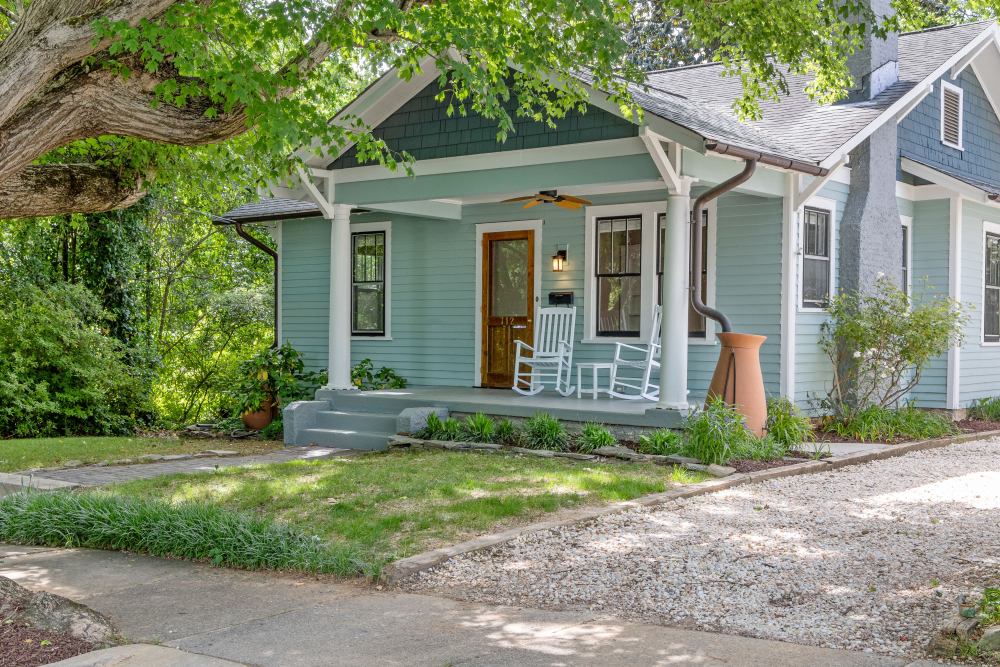
#> input picture 2026-10-20-neighborhood-wesley-heights/build/src/p24245769.jpg, 4000 x 2667 px (shown at 1/4 size)
$ python prep_photos.py
#> lines starting #> are read from the running program, lines starting #| are printed output that depends on the picture
# Wesley Heights photo prep, Oct 20 2026. Full-res originals in src/ (Pexels originals; Wikimedia Commons originals or 3840px renders), resized DOWN only
# to a 1080x1350 cover crop, then graded: clean-white autocontrast blend 0.5, slight warmth, +4% contrast, UnsharpMask(1.0,70,2).
from PIL import Image, ImageEnhance, ImageFilter, ImageOps
M={1:("src/p24245769.jpg",.42,.5),2:("src/p12119561.jpg",.5,.5),3:("src/p5587932.jpg",.3,.5),4:("src/p40265537.jpg",0.85,0.5),
   5:("src/p14388869.jpg",1.0,.45),6:("src/p5071177.jpg",.5,.5),7:("src/wm-Wesley_Heights_01.jpg",.56,.5),8:("src/p36896236.jpg",.5,.5),
   9:("src/p6422929.jpg",.62,.5),10:("src/p5502227.jpg",.45,.5)}
LIFT={}
POP={}
ZOOM={5:1.22}
import os
for i,(f,x,y) in M.items():
    if not os.path.exists(f): print(i,"missing",f); continue
    im=ImageOps.exif_transpose(Image.open(f)).convert("RGB"); r=max(1080/im.width,1350/im.height)*ZOOM.get(i,1); assert r<1, (f,im.size)
#> further down, im is the input picture: PIL image 4000x2667 RGB; mean R, G, B 128.1, 136.9, 109.7
#> after `r = max(1080 / im.width, 1350 / im.height) * ZOOM.get(i, 1)`: r = 0.506
    im=im.resize((round(im.width*r),round(im.height*r)),Image.LANCZOS); l=int((im.width-1080)*x); t=int((im.height-1350)*y); im=im.crop((l,t,l+1080,t+1350))
#> after `l = int((im.width - 1080) * x)`: l = 396
#> after `t = int((im.height - 1350) * y)`: t = 0
#> after `im = im.crop((l, t, l + 1080, t + 1350))`:
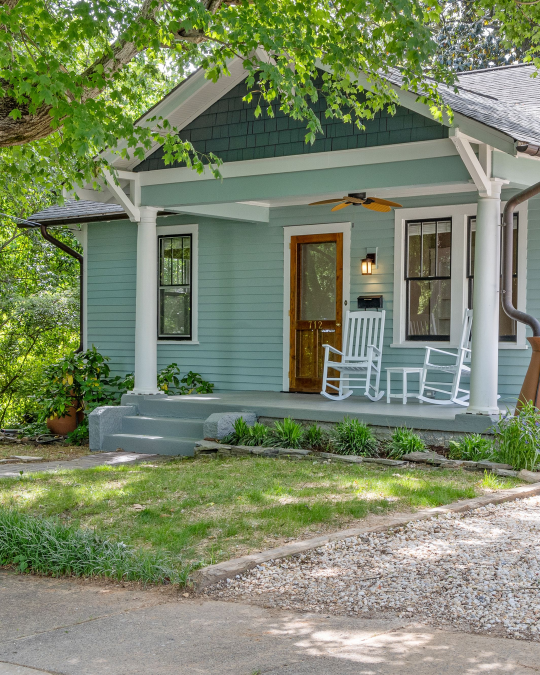
#> im: PIL image 1080x1350 RGB (shown at 1/2 size); mean R, G, B 122.8, 134.2, 104.6
    im=Image.blend(im,ImageOps.autocontrast(im,cutoff=0.3),0.5)
    R,G,B=im.split(); R=R.point(lambda v:min(255,int(v*1.015+1))); B=B.point(lambda v:int(v*0.985)); im=Image.merge("RGB",(R,G,B))
#> after `R, G, B = im.split()`:
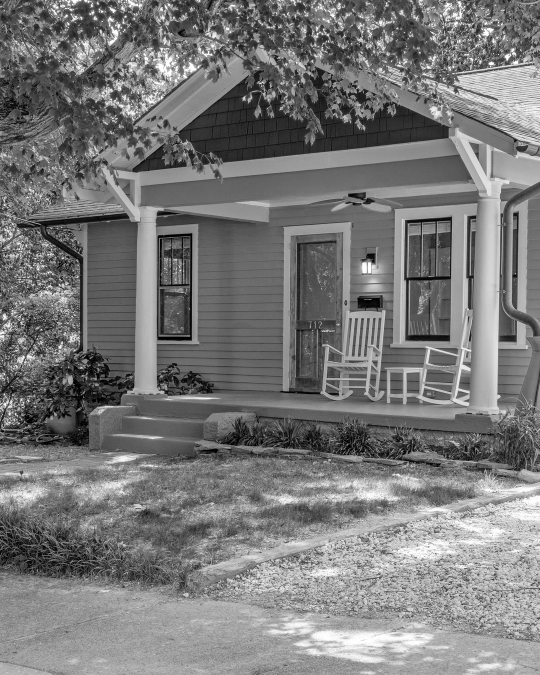
#> R: PIL image 1080x1350 L (shown at 1/2 size); min 0, max 255, mean 121.2
#> after `R, G, B = im.split()`:
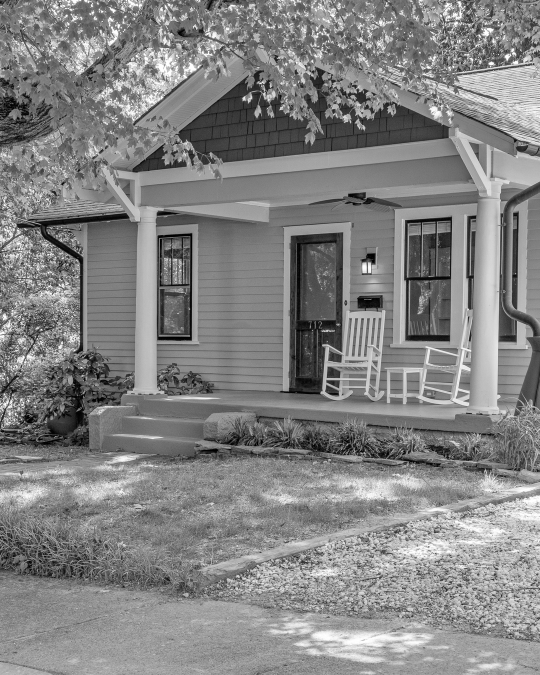
#> G: PIL image 1080x1350 L (shown at 1/2 size); min 0, max 255, mean 131.5
#> after `R, G, B = im.split()`:
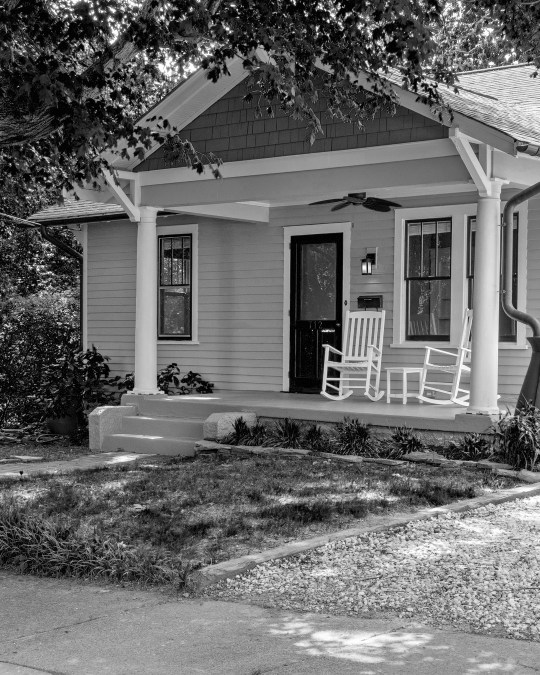
#> B: PIL image 1080x1350 L (shown at 1/2 size); min 0, max 255, mean 105.4
    im=ImageEnhance.Contrast(im).enhance(1.04); im=im.filter(ImageFilter.UnsharpMask(1.0,70,2))
    if i in POP: im=ImageEnhance.Color(ImageEnhance.Contrast(im).enhance(POP[i][0])).enhance(POP[i][1])
    if i in LIFT: im=im.point(lambda v:int(255*(v/255)**(1/LIFT[i])))
    im.save(f"img/{i:02d}.jpg",quality=95)
    print(i,f,"ok")
#> pass 2 of the loop `for i,(f,x,y) in M.items():`:
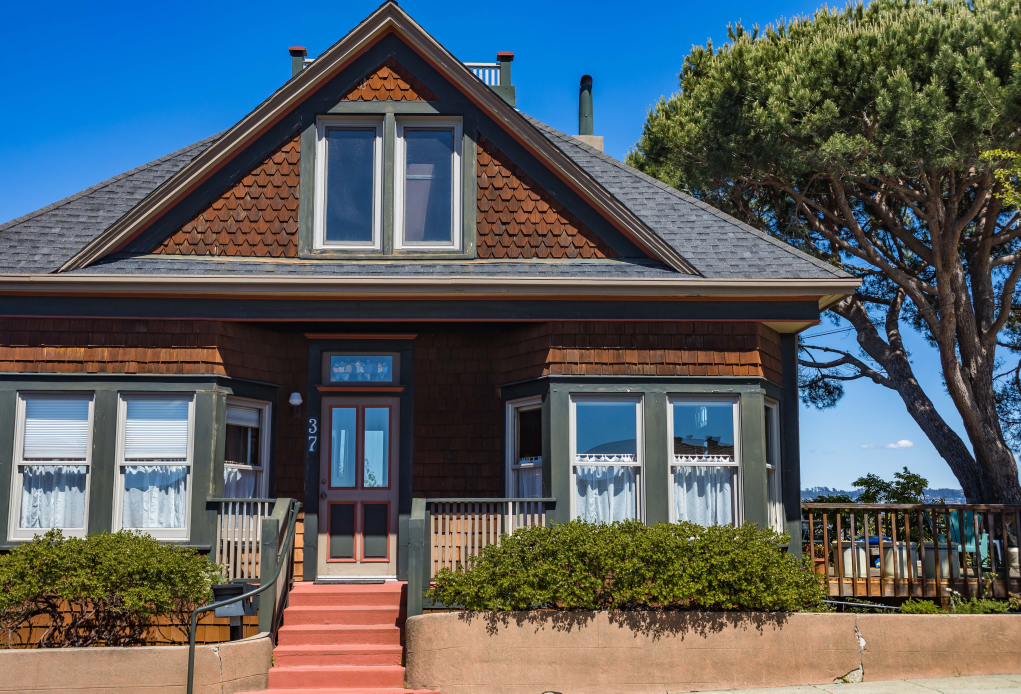
#> input picture 2026-10-20-neighborhood-wesley-heights/build/src/p12119561.jpg, 6125 x 4160 px (shown at 1/6 size)
#> im is the input picture: PIL image 6125x4160 RGB; mean R, G, B 86.6, 94.3, 97.8
#> `im = im.crop((l, t, l + 1080, t + 1350))`:
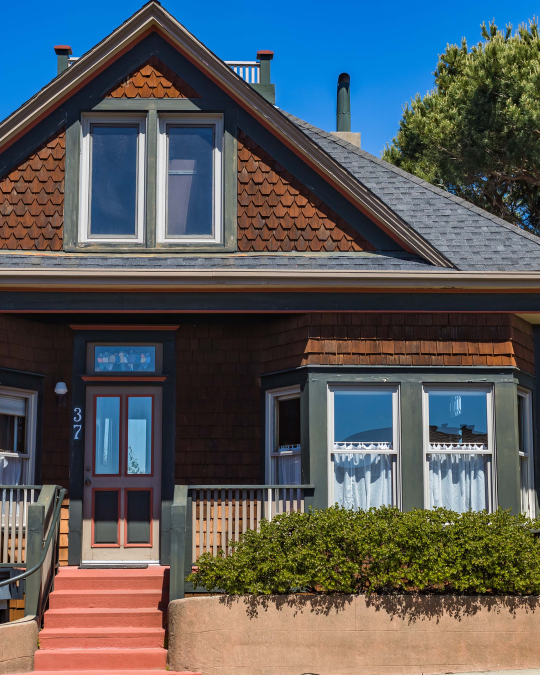
#> im: PIL image 1080x1350 RGB (shown at 1/2 size); mean R, G, B 86.6, 90, 92.2
#> `R, G, B = im.split()`:
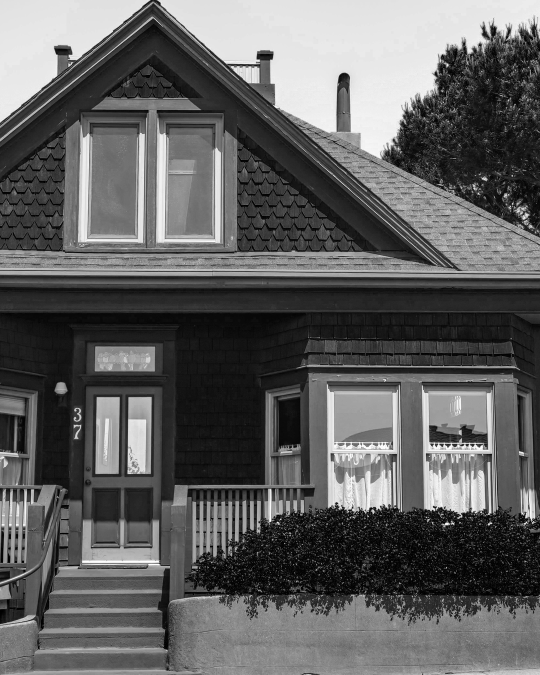
#> B: PIL image 1080x1350 L (shown at 1/2 size); min 0, max 255, mean 95.6
